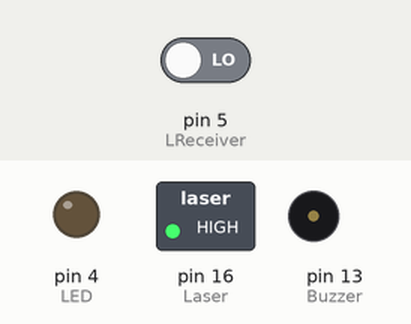
Bench run of a sketch on a simulated Arduino Uno, built with avr-gcc and run on an emulated ATmega328P. On the bench: switched loads named in the sketch (green lamp = pin HIGH), output pins drawn as LEDs (lit = HIGH), buzzer (waves = sounding, pin HIGH). The test bench sets the inputs (shaded band); at power-on: pin 5 (LReceiver) LOW. What the sketch prints to the serial monitor is not drawn.

Above: at 1.2 s.
1.3 s: pin 5 (LReceiver) driven HIGH
At 2.4 s:
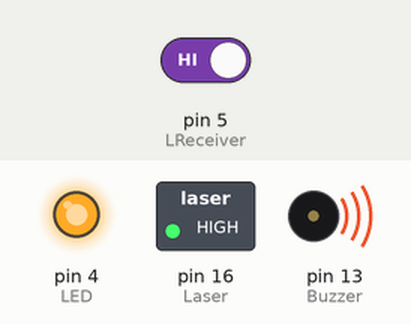
2.8 s: pin 5 (LReceiver) driven LOW
At 3.6 s:
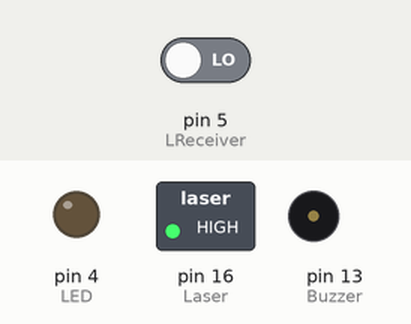
Timing chart, 0 to 5.8 s (numbered marks = the images above; inputs shaded):
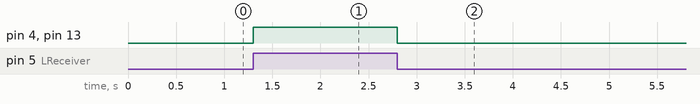

Measured:
- after the input at 1.3 s, pin 4 (LED), pin 13 (Buzzer): LOW → HIGH at once
- after the input at 2.8 s, pin 4 (LED), pin 13 (Buzzer): HIGH → LOW at once

The sketch:

leaser_security.ino
```cpp
#define LED 4
#define Buzzer 13
#define LReceiver 5
#define Laser 16

void setup() {
  Serial.begin(115200);

  pinMode(LReceiver, INPUT);
  pinMode(LED, OUTPUT);
  pinMode(Laser, OUTPUT);
  pinMode(Buzzer, OUTPUT);
  digitalWrite(Laser, HIGH);
}

void loop() {
  bool value = digitalRead(LReceiver);
  Serial.println(value);

  if (value == 1) {
    digitalWrite(LED, HIGH);
    digitalWrite(Buzzer, HIGH);
  } else if (value == 0) {
    digitalWrite(LED, LOW);
    digitalWrite(Buzzer, LOW);
  }
}
```
